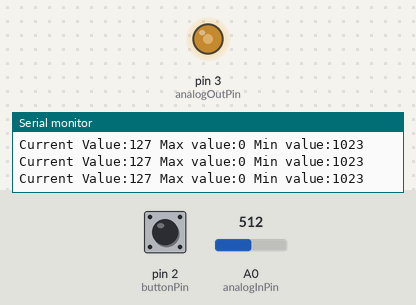
The sketch below on a simulated Arduino Uno, built with avr-gcc and run on an emulated ATmega328P. On the bench: output pins drawn as LEDs (lit = HIGH), the last lines printed to the serial monitor. The inputs (shaded band) are chosen by the test bench; at power-on: A0 (analogInPin) = 512, pin 2 (buttonPin) HIGH.

Above: at 1.2 s.
1.3 s: A0 (analogInPin) set to 306
At 2.4 s:
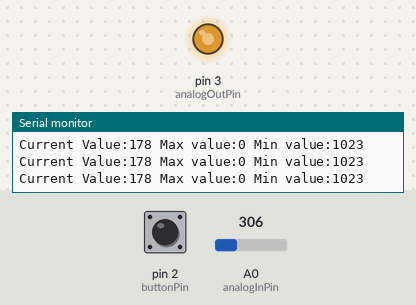
2.8 s: pin 2 (buttonPin) pulled LOW for 0.15 s
At 3.6 s:
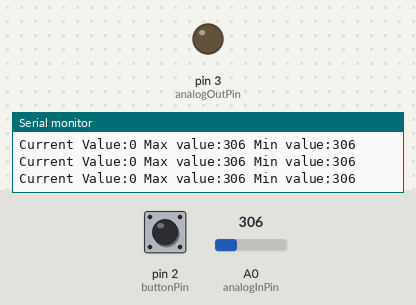
4.4 s: pin 2 (buttonPin) driven LOW
7.4 s: A0 (analogInPin) set to 320
At 8.1 s:
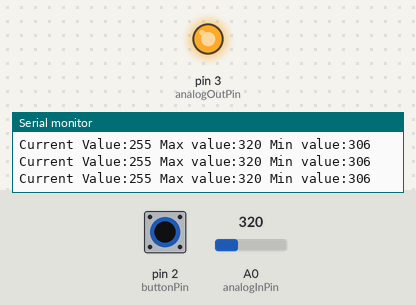
8.9 s: A0 (analogInPin) set to 245
At 9.2 s:
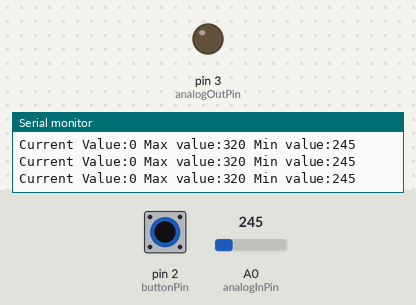
10.4 s: A0 (analogInPin) set to 264
At 11.8 s:
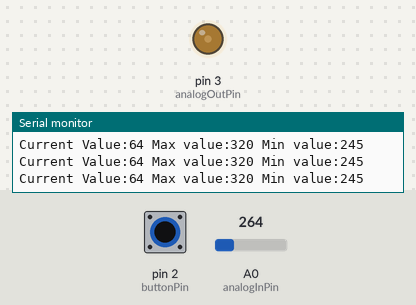
Timing chart, 0 to 12.9 s (numbered marks = the images above; inputs shaded):
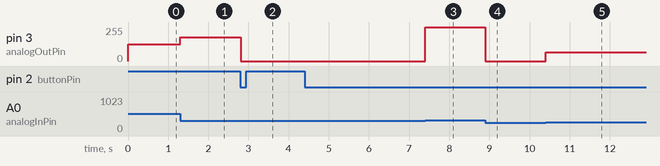

Measured:
- the behaviour switches between 306 and 307 on A0 (analogInPin) (found by bisection; images 2 and 3)
- the behaviour switches between 248 and 249 on A0 (analogInPin) (found by bisection; images 4 and 5)
- after the input at 1.3 s, pin 3 (analogOutPin): 127/255 → 178/255 at once
- after the input at 2.8 s, pin 3 (analogOutPin): 178/255 → 0/255 at once
- after the input at 7.4 s, pin 3 (analogOutPin): 0/255 → 255/255 at once
- after the input at 8.9 s, pin 3 (analogOutPin): 255/255 → 0/255 at once
- after the input at 10.4 s, pin 3 (analogOutPin): 0/255 → 64/255 at once

The sketch:

photocell_dimmer_test2.ino
```cpp
const int analogInPin = A0; //photoresistors pin is A0
const int analogOutPin = 3; //LED pin is 3
int maxLevel = 0; //max raw value starting at 0 to then be adjusted with a higher number
int minLevel = 1023; //min raw value starting at 1023 to then be adjusted with a lower number
const int buttonPin = 2; //button is assigned to pin 2, will be used to show max-minLevel values
int buttonState; //the state of the button registered on pin 2
int sensorValue; //the raw value from photocell
int outputValue; //the mapped value outputed by analogOutPin
int margin = 10; //margin set at 10, will be used to completely turn off/on LED if outputValue is 10 (and less (>10)) away from 0/255 because of how inconsistent the values are sometimes

void setup() {
  Serial.begin(115200); // initialize serial communications at 115200 bps:
  pinMode(analogInPin, INPUT); //analogInPin sets as input mode, will be inputted the raw value from photocell
  pinMode(analogOutPin, OUTPUT); //analogOutPin sets as output mode, will output mapped value of sensorValue
  pinMode(buttonPin, INPUT_PULLUP); //buttonPin sets as input_pullup mode, will be used to register max- and minLevel
  }

void loop() {
  //INPUT:
  buttonState = digitalRead(buttonPin); //buttonState reads value of buttonPin, will be either HIGH or LOW
  sensorValue = analogRead(analogInPin); //sensorValue reads the value of analogInPin (analog pin only)

  //LOGIC:
  if (buttonState == LOW) { //if button is pressed (registers a 1)
    maxLevel=max(maxLevel, sensorValue); //assigns maxLevel to the larger maxLevel value or sensorValue, guarantees maxLevel to never pass sensorValue
    minLevel=min(minLevel, sensorValue); //assigns minLevel to the smaller minLevel value or sensorValue, guarantees minLevel will be atleast as the sensorValue
  }
  outputValue = map(sensorValue, minLevel, maxLevel, 0, 255); //outputValue is the mapped value of sensorValue, fromLow = minLevel, fromHigh = maxLevel, toLow = 0, toHigh = 255
  outputValue = constrain(outputValue, 0, 255); //constrains outputValue, outputValue can only output values between 0-255

  if (outputValue <= margin){ //if outputValue has same value as margin or less (0-10), outputValue will automatically have the value 0
    outputValue = 0;
  }
  if (outputValue >= (255-margin)){ //if outputValue is between 245-255, outputValue will automatically have the value 255
    outputValue = 255;
  }

  //OUTPUT:
  analogWrite(analogOutPin, outputValue); //outputs the outputValue for the analogOutPin (LED)
  //prints the results in the Serial Monitor
  Serial.print("Current Value:");
  Serial.print(outputValue);
  Serial.print(" Max value:");
  Serial.print(maxLevel);
  Serial.print(" Min value:");
  Serial.println(minLevel);
  // wait 0.01 seconds before the next loop for the analog-to-digital
  // converter to settle after the last reading:
  delay(10);
}
```
